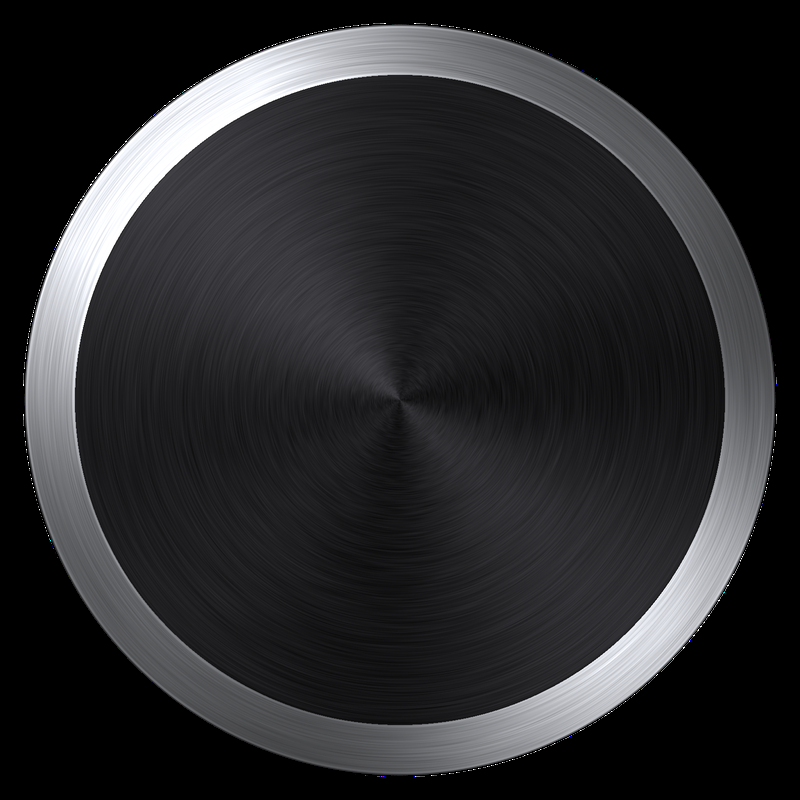
#> input picture design/v7/knob/center_fixed.png, 800 x 800 px, given in place of peachy_visuel_v3.png, which was not available
$ python make_background.py
#> lines starting #> are read from the running program, lines starting #| are printed output that depends on the picture; after the words box and inside, x2 and y2 are one past the last pixel; in counts of white or black regions, pixels touching at a corner belong together
"""
PEACHY (NINE HANDS | DSP) - fond du plugin a partir du visuel fourni par l'utilisateur (design/source/peachy_visuel_v2.png).

Le visuel (1168 x 874, meme geometrie que le repere 1240 x 928 du plugin) est la reference : sa lumiere
(en haut a gauche) et sa texture de peinture sont conservees. Ce script :
  1. efface les reperes blancs des potards (ils tournent dans le plugin), la ligne d'etat et la barre de presets
     (dessinees par le plugin), les LED, les footswitchs chromes, l'inverseur et les jacks des tranches ;
     les zones rouges sont refaites avec les basses frequences des alentours + le grain de la peinture du visuel ;
  2. agrandit le visuel au cadre 2480 x 1856 (2 px par unite) ;
  3. pose les nouvelles pieces rendues en 3D avec la meme lumiere : footswitchs NOIRS (ecrou hexagonal anodise,
     bague moletee, bouton tourne), LED a bague chromee (eteintes dans le fond, allumees en sprite), jacks EN HAUT
     du boitier comme sur l'original (OUT a gauche, IN a droite, plus petits) avec inscriptions out / in ;
  4. calcule l'eclairage de la facade par chaque LED, l'inverseur OCTAVE (kit NINE HANDS | DSP) et ecrit Layout.h.
Usage : python3 tools/make_background.py
"""
import os, sys, math
import numpy as np, cv2
from PIL import Image, ImageDraw, ImageFont

HERE = os.path.dirname(os.path.abspath(__file__))
ROOT = os.path.dirname(HERE)
sys.path.insert(0, HERE)
import art3d as A3
from art3d import Canvas, normals, soft_shadow, env_chrome, finish, panel_shadow

SRC = os.path.join(ROOT, 'design', 'source', 'peachy_visuel_v3.png')
AS = 2
UW, UH = 1240, 928
W, H = UW * AS, UH * AS
S0 = 1.0 / AS                                # px (visuel ramene au cadre 2x) -> unites

# ------------------------------------------------------------------ reperes (unites ; identiques au rendu v1, le visuel est aligne dessus)
VOL_OLD = (693.71, 202.88)
VOL_SHIFT = 126                               # px du cadre 2x (= 63 unites) : VOLUME rapproche de DISTORTION,
                                              # TONE au milieu des deux -> triangle VOLUME / DISTORTION / TONE
KNOBS = [(292.63, 202.88), (499.68, 202.88), (VOL_OLD[0] + VOL_SHIFT * 0.5, 202.88), (988.56, 202.88),
         (187.48, 396.27), (388.02, 396.27), (598.32, 396.27), (872.57, 396.27)]
KNOB_R, KNOB_TOP = 50.0, 42.0                # potard du visuel : moletage exterieur / dessus noir
PRES, PRES_R, PRES_TOP = (509.43, 545.60), 21.0, 16.5
OCT_OLD = (1014.58, 343.23)                  # position du visuel (effacee)
OCT = (1014.58, 396.27)                      # inverseur aligne sur le potard TONE (demande de l'utilisateur)
OCT_LABEL = (1014.58, 324.0)                 # inscription « octave » alignee sur « tone »
LED_L, LED_R = (314.31, 584.77), (914.85, 584.77)
FS_L, FS_R = (261.20, 759.39), (988.56, 759.39)
STATUS = (421.0, 648.0, 397.0, 52.0)          # cadres dessines par le plugin (a effacer du visuel)
PRESET = (440.0, 722.0, 357.0, 42.0)
BOX_TOP = 55.0                               # bord superieur du boitier (unites)
PX0, PX1 = 81.7, 1157.1                      # bords gauche / droit du boitier
JACK_OUT_X, JACK_IN_X = PX0 + 0.21 * (PX1 - PX0), PX0 + 0.82 * (PX1 - PX0)

def u2p(x, y): return (x / S0, y / S0)       # unites -> px du visuel

# ------------------------------------------------------------------ 1. nettoyage dans le repere du visuel
A = cv2.cvtColor(cv2.imread(SRC), cv2.COLOR_BGR2RGB).astype(np.float32)
A = cv2.resize(A, (W, H), interpolation=cv2.INTER_AREA if A.shape[1] > W else cv2.INTER_LANCZOS4)   # meme geometrie que le repere
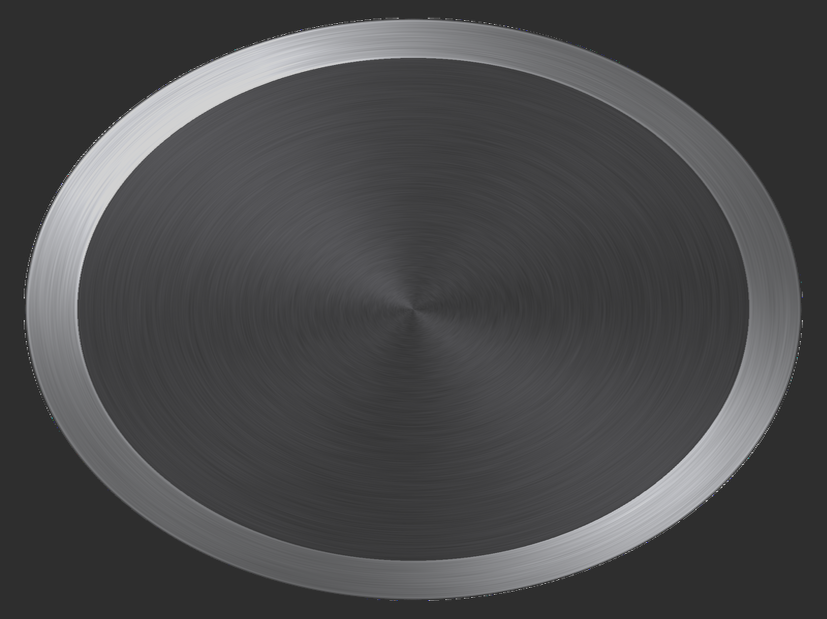
#> A: shape (1856, 2480, 3) float32 (shown at 1/3 size); mean R, G, B 42, 42.2, 44.1; drawn with min black and max white
Hs, Ws = A.shape[:2]
#> Hs = 1856; Ws = 2480
YY, XX = np.mgrid[0:Hs, 0:Ws].astype(np.float32)

def shift_volume(A):
    # bloc potard + inscription « volume » + ombre + bandes, decale horizontalement ; les bandes etant horizontales,
    # le raccord (fondu de 48 px a gauche et a droite, 40 px en haut et en bas) reste invisible
    x0, x1, y0, y1, d, fe, fv = 1150, 1640, 150, 600, VOL_SHIFT, 48, 40
    src = A[y0:y1, x0:x1].copy()
    w = np.ones((y1 - y0, x1 - x0), np.float32)
    rx = np.arange(x1 - x0, dtype=np.float32); ry = np.arange(y1 - y0, dtype=np.float32)
    wx = np.clip(np.minimum(rx, (x1 - x0 - 1) - rx) / fe, 0, 1); wy = np.clip(np.minimum(ry, (y1 - y0 - 1) - ry) / fv, 0, 1)
    sm = lambda t: t * t * (3 - 2 * t)
    w = (sm(wx)[None, :] * sm(wy)[:, None])[..., None]
    # ancienne place (bord gauche du potard et de l'inscription, avant le fondu) : rangees de bandes reprises
    # d px plus a gauche, dans le visuel d'origine
    cx, cy = VOL_OLD[0] / S0, VOL_OLD[1] / S0
    hole = np.zeros((Hs, Ws), np.float32)
    hole[np.hypot(XX - cx - 6, YY - cy - 8) < 126] = 1                 # potard + ombre
    hole[int(cy - 175):int(cy - 92), int(cx - 108):int(cx + 112)] = 1  # inscription
    hole = np.clip(cv2.GaussianBlur(hole, (0, 0), 5) * 1.5, 0, 1)
    hole[:, x0 + d + fe:] = 0
    hole = hole[..., None]
    fill = np.roll(A, d, axis=1)
    C = hole * fill + (1 - hole) * A
    C[y0:y1, x0 + d:x1 + d] = w * src + (1 - w) * C[y0:y1, x0 + d:x1 + d]
    return C
A_SRC = A.copy()
A = shift_volume(A)
#> in shift_volume, `src = A[y0:y1, x0:x1].copy()`:
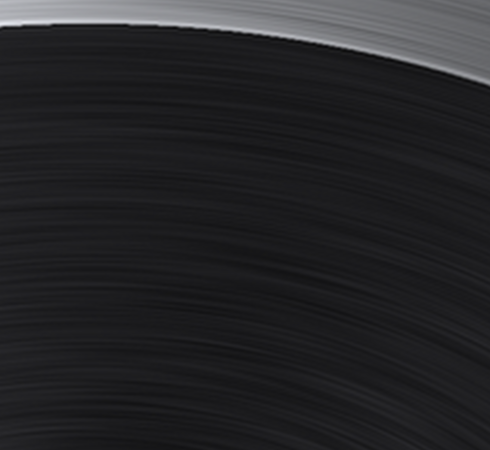
#> src: shape (450, 490, 3) float32; mean R, G, B 37.4, 37.6, 39.9
#> in shift_volume, `fill = np.roll(A, d, axis=1)`:
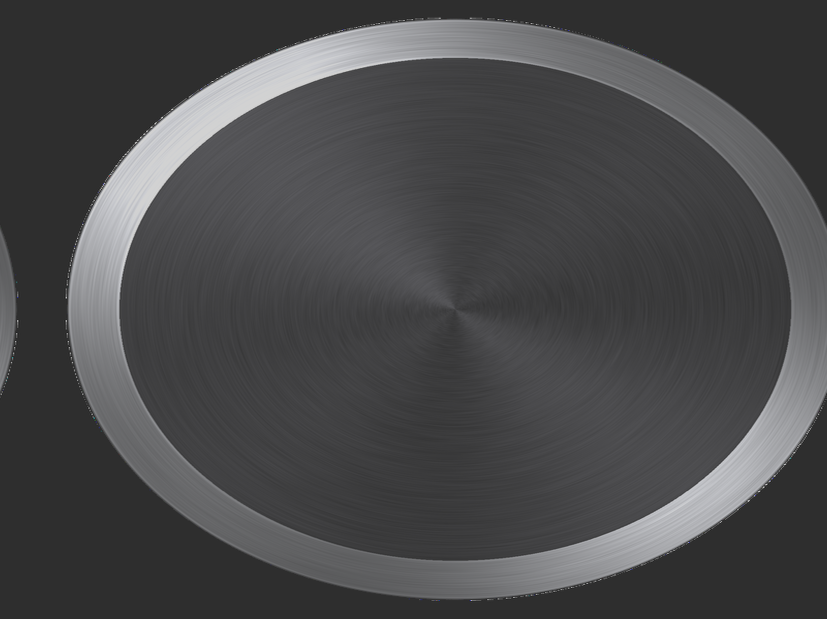
#> fill: shape (1856, 2480, 3) float32 (shown at 1/3 size); mean R, G, B 42, 42.2, 44.1; drawn with min black and max white

# ombres de VOLUME sur le rouge : l'ancienne (restee en place) et la decalee (coupee par le raccord) sont retirees,
# puis l'ombre d'origine du potard est reposee entiere sous sa nouvelle place
def _letters(A):
    red = (A[..., 0] > 22) & (A[..., 0] > 1.35 * A[..., 1] + 4)
    m = ((A.mean(-1) < 70) & ~red).astype(np.uint8)
    return cv2.dilate(m, cv2.getStructuringElement(cv2.MORPH_ELLIPSE, (15, 15))).astype(bool)
def _shadow_ratio(A, zone):
    red = ((A[..., 0] > 22) & (A[..., 0] > 1.35 * A[..., 1] + 4)).astype(np.float32)
    w = red * (~_letters(A))
    nb = lambda im, w, s: cv2.GaussianBlur(im * w, (0, 0), s) / (cv2.GaussianBlur(w, (0, 0), s) + 1e-6)
    ex = np.ones(A.shape[:2], np.float32); x0, x1, y0, y1 = zone; ex[y0:y1, x0:x1] = 0   # reference hors de l'ombre
    return np.clip(nb(A[..., 0], w, 9) / np.maximum(nb(A[..., 0], w * ex, 90), 1), 0.25, 1.0), red
def volume_shadow(A, A0):
    R0, _ = _shadow_ratio(A0, (1180, 1640, 450, 700))
#> in _shadow_ratio, `red = ((A[..., 0] > 22) & (A[..., 0] > 1.35 * A[..., 1] + 4)).astype(n..`:
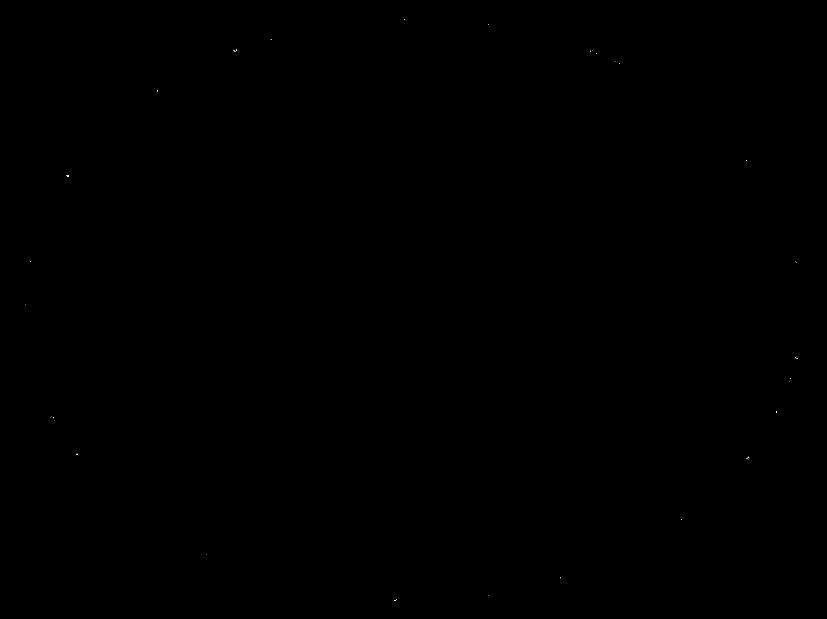
#> red: shape (1856, 2480) float32 (shown at 1/3 size); values 0 (black) and 1 (white), 0% white in thin lines or dots, all inside (x1, y1, x2, y2) = (76, 57, 2394, 1803)
#> in _letters, `m = ((A.mean(-1) < 70) & ~red).astype(np.uint8)`: m: shape (1856, 2480); values 0 (black) and 1 (white), 82.8% white; 364 black regions (260 under 20 px), largest, box (x1, y1, x2, y2) and area: (78, 58, 2401, 1796) 785628, (335, 294, 434, 376) 304, (2049, 1531, 2086, 1559) 94
#> in _letters, `return cv2.dilate(m, cv2.getStructuringElement(cv2.MORPH_ELLIPSE, (15,..`: returned value: shape (1856, 2480) bool; 85.1% white; 3 black regions (2 under 20 px), largest, box (x1, y1, x2, y2) and area: (85, 65, 2393, 1789) 687709
#> in _shadow_ratio, `w = red * (~_letters(A))`: w: shape (1856, 2480) float32; every value is 0
    R1, red1 = _shadow_ratio(A, (1180, 1830, 450, 700))
    d = VOL_SHIFT; vx = int(VOL_OLD[0] / S0)
    win = np.zeros(A.shape[:2], np.float32); win[440:700, 1180:1830] = 1; win = cv2.GaussianBlur(win, (0, 0), 20)
    keep = ~cv2.dilate(_letters(A).astype(np.uint8), np.ones((5, 5), np.uint8)).astype(bool)
    corr = 1 + (np.clip(1.0 / R1, 1, 3.0) - 1) * win * keep
    B = np.where((red1 > 0)[..., None], A * corr[..., None], A)
    tx0, tx1, ty0, ty1 = vx - 190, vx + 190, 430, 720
    Rn = np.ones(A.shape[:2], np.float32); Rn[ty0:ty1, tx0 + d:tx1 + d] = R0[ty0:ty1, tx0:tx1]
    fe = np.zeros_like(Rn); fe[ty0:ty1, tx0 + d:tx1 + d] = 1; fe = cv2.GaussianBlur(fe, (0, 0), 22)
    Rn = 1 + (Rn - 1) * fe
    redB = (B[..., 0] > 22) & (B[..., 0] > 1.35 * B[..., 1] + 4)
    return np.where(redB[..., None], B * Rn[..., None], B)
A = volume_shadow(A, A_SRC); del A_SRC
#> in volume_shadow, `R0, _ = _shadow_ratio(A0, (1180, 1640, 450, 700))`: R0: shape (1856, 2480) float32; every value is 0.25
#> in _letters (call 2), `m = ((A.mean(-1) < 70) & ~red).astype(np.uint8)`: m: shape (1856, 2480); values 0 (black) and 1 (white), 83% white; 364 black regions (260 under 20 px), largest, box (x1, y1, x2, y2) and area: (78, 58, 2401, 1796) 776241, (335, 294, 434, 376) 304, (2049, 1531, 2086, 1559) 94
#> in _letters (call 2), `return cv2.dilate(m, cv2.getStructuringElement(cv2.MORPH_ELLIPSE, (15,..`:
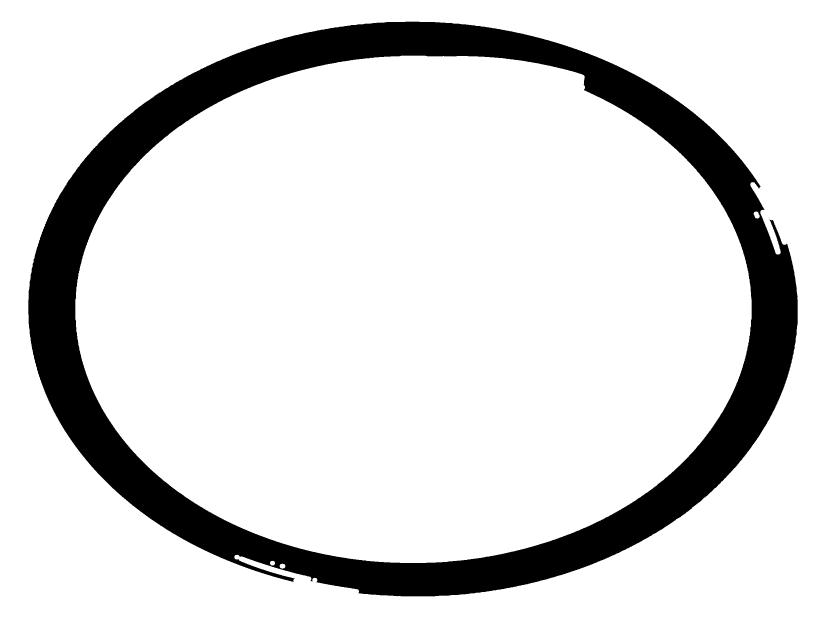
#> returned value: shape (1856, 2480) bool (shown at 1/3 size); 85.3% white; 3 black regions (2 under 20 px), largest, box (x1, y1, x2, y2) and area: (85, 65, 2393, 1789) 677929
#> in volume_shadow, `keep = ~cv2.dilate(_letters(A).astype(np.uint8), np.ones((5, 5), np.ui..`:
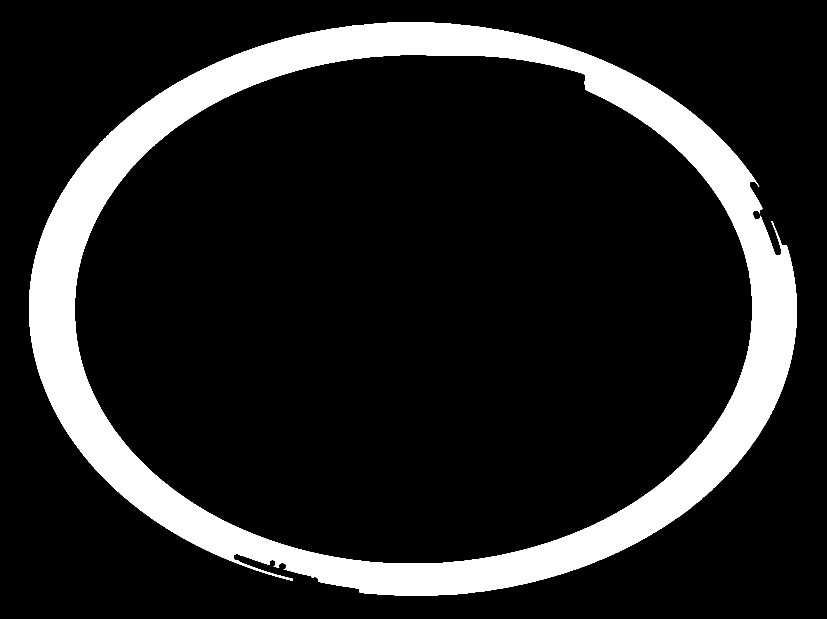
#> keep: shape (1856, 2480) bool (shown at 1/3 size); 14% white; 1 white region, box (x1, y1, x2, y2) and area: (87, 67, 2391, 1787) 645209
#> in volume_shadow, `corr = 1 + (np.clip(1.0 / R1, 1, 3.0) - 1) * win * keep`: corr: shape (1856, 2480) float32; every value is 1
#> in volume_shadow, `Rn[ty0:ty1, tx0 + d:tx1 + d] = R0[ty0:ty1, tx0:tx1]`: Rn: shape (1856, 2480) float32; values 0.25 (black) and 1 (white), 97.6% white; 1 black region, box (x1, y1, x2, y2) and area: (1323, 430, 1703, 720) 110200
#> in volume_shadow, `Rn = 1 + (Rn - 1) * fe`:
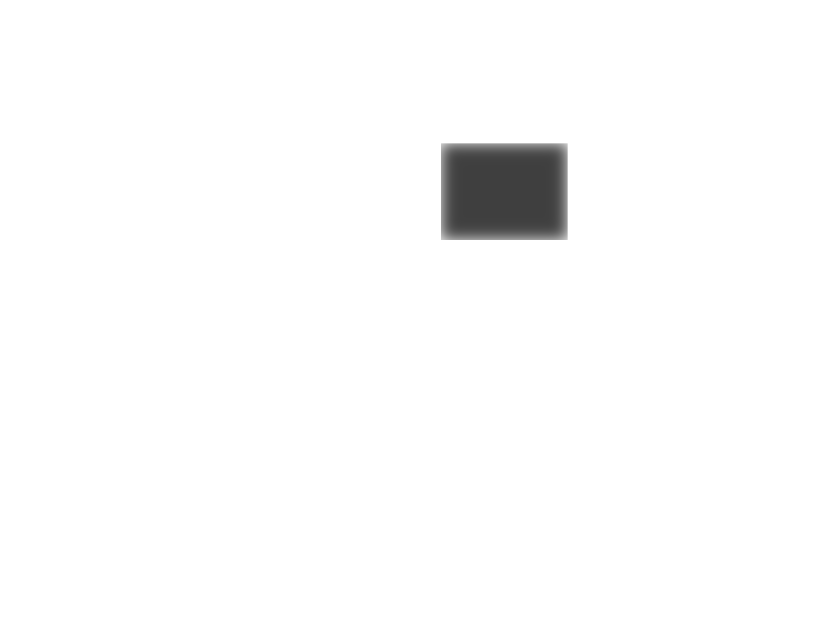
#> Rn: shape (1856, 2480) float32 (shown at 1/3 size); min 0.25, max 1, mean 0.984
lum = lambda a: a.mean(-1)
rng = np.random.default_rng(3)

def disc(c, r):
    cx, cy = u2p(*c)
    return (np.hypot(XX - cx, YY - cy) <= r / S0)

def knob_clean(c, rtop):
    """efface le repere blanc du dessus du potard ; la matiere noire est reprise par inpainting a l'interieur du dessus"""
    global A
    cx, cy = u2p(*c)
    inside = np.hypot(XX - cx, YY - cy) <= (rtop - 1.0) / S0
#> (the run stopped early here; a loop or call above may not have finished)
